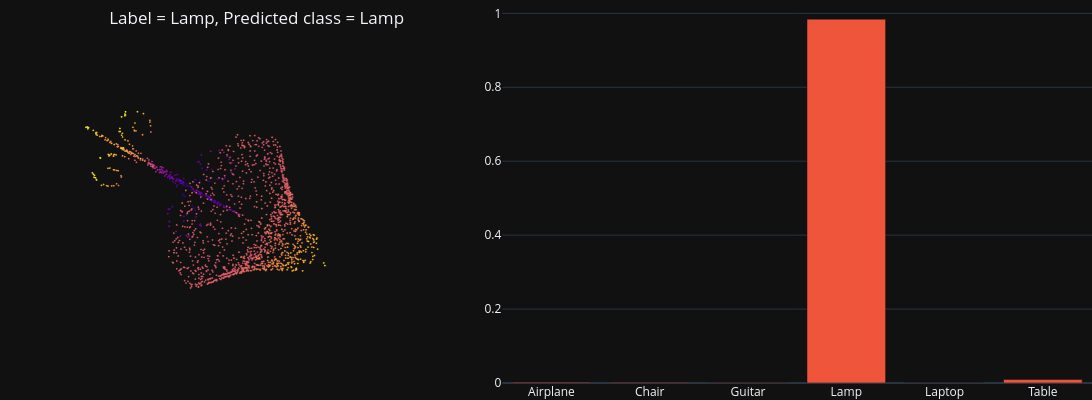

Notebook code cell kept with this figure:
### Markdown cell above
## Test on individual items

### Code cell
# Random test sample
test_sample = test_set[np.random.choice(np.arange(len(test_set)))]
batch_dict = collate_fn([test_sample])
x = batch_dict['points'].transpose(1, 2).to(device)

# Get model predictions
model_preds, _ = classifier(x)
predicted_class = torch.argmax(model_preds, axis=1).detach().cpu().numpy()[0]
predicted_class_name = class_id_name_map[predicted_class]
pred_class_probs = F.softmax(model_preds.flatten(), dim=None).detach().cpu().numpy()

# plot results
title = f"Label = {test_sample['class_name']}, Predicted class = {predicted_class_name}"
fig = make_subplots(rows=1, cols=2, specs=[[{"type": "scatter3d"}, {}]], column_widths=[0.4, 0.6])
fig.update_layout(template="plotly_dark", scene=PCD_SCENE, height = 400, width = 1200,
                title=title, title_x=0.1, title_y=0.97, margin=dict(r=0, b=0, l=0, t=0))    
fig.add_trace(plot_pc_data3d(x=test_sample['points'][:,0], y=test_sample['points'][:,1], z=test_sample['points'][:,2]), row=1, col=1)
fig.add_trace(go.Bar(x=list(class_name_id_map.keys()), y=pred_class_probs, showlegend=False), row=1, col=2)
fig.show()

### Figure 1 — Plotly figure (JSON) as saved in the notebook; plotly's stock layout.template omitted (floating-point values rounded to 4 significant figures; data arrays with more than 128 entries replaced by an {"elided": "..."} marker saying what was removed)
{"data": [{"hoverinfo": "skip", "marker": {"color": {"elided": "2500 float values"}, "opacity": 1, "size": 1}, "mode": "markers", "scene": "scene", "showlegend": false, "type": "scatter3d", "x": {"elided": "2500 float values"}, "y": {"elided": "2500 float values"}, "z": {"elided": "2500 float values"}}, {"showlegend": false, "type": "bar", "x": ["Airplane", "Chair", "Guitar", "Lamp", "Laptop", "Table"], "xaxis": "x", "y": [0.002303, 0.001867, 0.001353, 0.9843, 0.0009011, 0.009267], "yaxis": "y"}], "layout": {"height": 400, "margin": {"b": 0, "l": 0, "r": 0, "t": 0}, "scene": {"aspectmode": "data", "domain": {"x": [0, 0.36], "y": [0, 1]}, "xaxis": {"visible": false}, "yaxis": {"visible": false}, "zaxis": {"visible": false}}, "title": {"text": "Label = Lamp, Predicted class = Lamp", "x": 0.1, "y": 0.97}, "width": 1200, "xaxis": {"anchor": "y", "domain": [0.46, 1]}, "yaxis": {"anchor": "x", "domain": [0, 1]}}}
